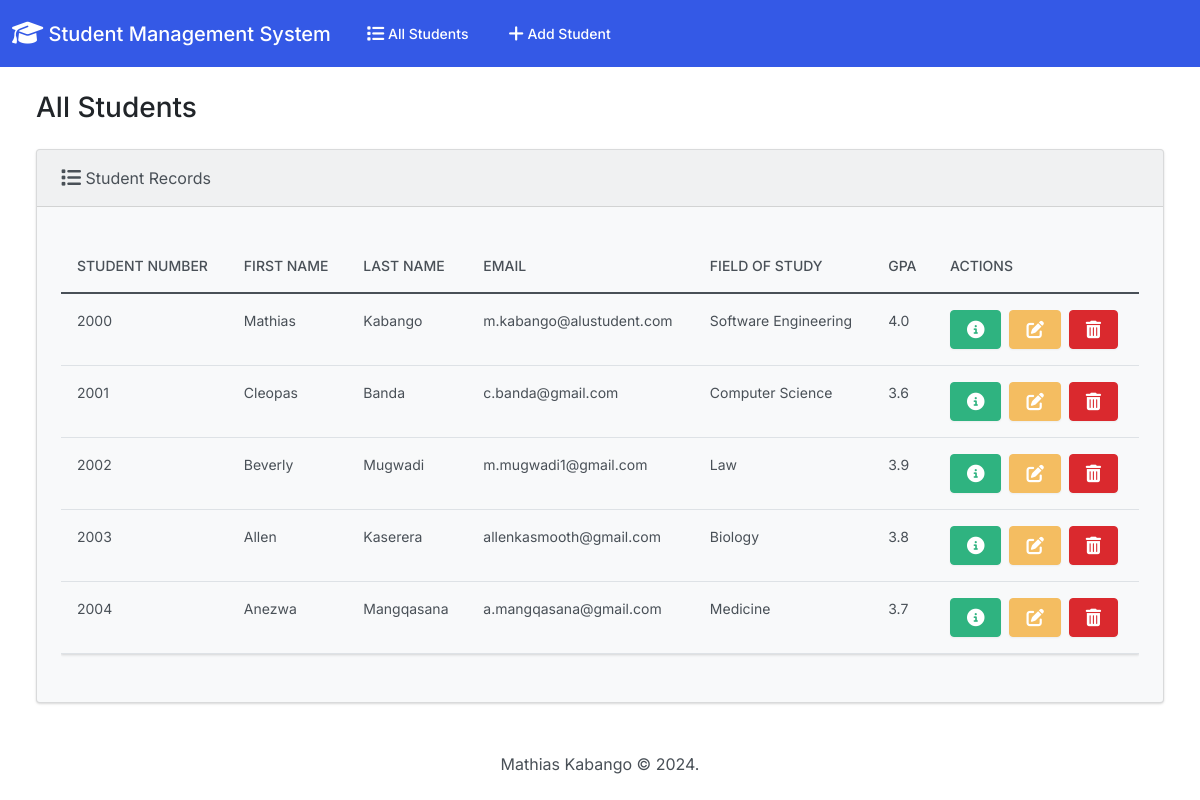
The page / on the database its author committed.
### core/models.py (models this page shows, shortened)
class Student(models.Model):
  student_number = models.PositiveIntegerField()
  first_name = models.CharField(max_length=50)
  last_name = models.CharField(max_length=50)
  email = models.EmailField(max_length=100)
  field_of_study = models.CharField(max_length=50)
  gpa = models.FloatField()

### core/views.py (the view)
# urls.py: path('', views.index, name='index'),
def index(request):
  return render(request, 'students/index.html', {
    'students': Student.objects.all()
  })

### templates/students/index.html (shortened to what this page needs)
{% extends "students/base.html" %}
{% block body %}
<h3 class="m-4">All Students</h3>
<div class="row">
  <div class="col-12">
    {% if students %}
    <div class="card bg-light ms-4 me-4 mb-4">
      <div class="card-header">
        <i class="fa-solid fa-list fa-lg"></i> Student Records
      </div>
      <div class="card-body">
        <p class="card-text">
          <div class="table-responsive">
            <table class="table table-hover">
              <thead>
                <tr>
                  <th scope="col">Student Number</th>
                  <th scope="col">First Name</th>
                  <th scope="col">Last Name</th>
                  <th scope="col">Email</th>
                  <th scope="col">Field of Study</th>
                  <th scope="col">GPA</th>
                  <th scope="col">Actions</th>
                </tr>
              </thead>
              <tbody>
                {% for student in students %}
                  <tr>
                    <td>{{ student.student_number }}</td>
                    <td>{{ student.first_name }}</td>
                    <td>{{ student.last_name }}</td>
                    <td>{{ student.email }}</td>
                    <td>{{ student.field_of_study }}</td>
                    <td>{{ student.gpa }}</td>
                    <td>
                      <button type="button" class="btn btn-success me-1" href="{% url 'view_student' student.id %}" data-bs-toggle="modal" data-bs-target="#myModal{{student.id}}">
                      </button>
                      <a class="btn btn-warning me-1" href="{% url 'edit' student.id %}">
                      </a>
                      <button type="button" class="btn btn-danger" data-bs-toggle="modal" data-bs-target="#delete{{student.id}}">
                      </button>
                    </td>
                  </tr>
                {% endfor %}
              </tbody>
            </table>
          </div>
        </p>
      </div>
    </div>
    {% else %}
      <h5 class="alert alert-primary ms-4 me-4">No Student Records</h5>
    {% endif %}
  </div>
</div>
{% endblock %}

### templates/students/base.html (shortened to what this page needs)
{% load static %}
<!DOCTYPE html>
<html lang="en">
  <head>
    <link rel="stylesheet" href="https://cdnjs.cloudflare.com/ajax/libs/font-awesome/6.1.1/css/all.min.css">
    <link href="{% static 'css/bootstrap.min.css' %}" rel="stylesheet">
  </head>
  <body class="d-flex flex-column min-vh-100">
    <nav class="navbar navbar-expand-lg navbar-dark bg-primary">
      <div class="container-fluid">
        <a class="navbar-brand" href="{% url 'index' %}">
          <i class="fa-solid fa-graduation-cap fa-lg"></i> Student Management System
        </a>
        <div class="collapse navbar-collapse" id="navbarColor01">
          <ul class="navbar-nav me-auto">
            <li class="nav-item">
              <a class="nav-link" href="{% url 'index' %}">
                 All Students
              </a>
            </li>
            <li class="nav-item">
              <a class="nav-link" href="{% url 'add' %}">
                 Add Student
              </a>
            </li>
          </ul>
        </div>
      </div>
    </nav>
    <div class="container-fluid">
      {% block body %}
      {% endblock %}
    </div>
    <footer class="mt-auto mb-4">
      <div class="text-center">
        <span>
          Mathias Kabango &copy; <script>document.write(new Date().getFullYear())</script>.
        </span>
      </div>
    </footer>
  </body>
</html>

### rows shown on the page
Student: student_number "2000", first_name "Mathias", last_name "Kabango", email "m.kabango@alustudent.com", field_of_study "Software Engineering", gpa "4.0"
Student: student_number "2001", first_name "Cleopas", last_name "Banda", email "c.banda@gmail.com", field_of_study "Computer Science", gpa "3.6"
Student: student_number "2002", first_name "Beverly", last_name "Mugwadi", email "m.mugwadi1@gmail.com", field_of_study "Law", gpa "3.9"
Student: student_number "2003", first_name "Allen", last_name "Kaserera", email "allenkasmooth@gmail.com", field_of_study "Biology", gpa "3.8"
Student: student_number "2004", first_name "Anezwa", last_name "Mangqasana", email "a.mangqasana@gmail.com", field_of_study "Medicine", gpa "3.7"
